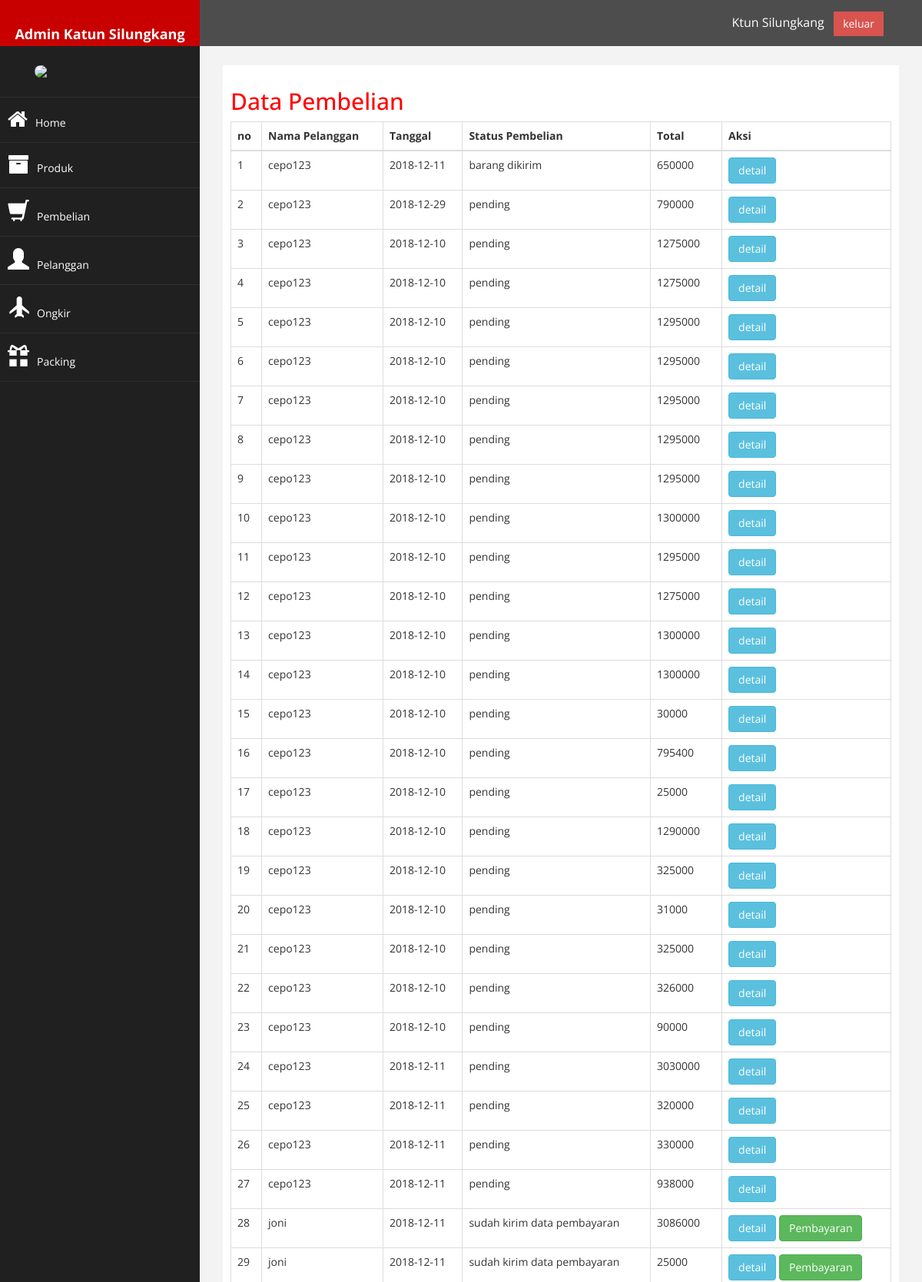
Page /admin/index.php?halaman=pembelian (signed in, upper part) on the committed database.
### tables this page shows
CREATE TABLE `pembelian` (
  `id_pembelian` int(11) NOT NULL,
  `id_pelanggan` int(11) NOT NULL,
  `id_ongkir` int(11) NOT NULL,
  `id_packing` int(11) NOT NULL,
  `tanggal_pembelian` date NOT NULL,
  `total_pembelian` int(11) NOT NULL,
  `nama_kota` varchar(100) NOT NULL,
  `tarif` int(11) NOT NULL,
  `jenis_packing` varchar(100) NOT NULL,
  `tarif_packing` int(11) NOT NULL,
  `alamat_pengiriman` text NOT NULL,
  `status_pembelian` varchar(100) NOT NULL DEFAULT 'pending',
  `resi_pengiriman` int(50) NOT NULL
);

CREATE TABLE `pelanggan` (
  `id_pelanggan` int(11) NOT NULL,
  `email_pelanggan` varchar(100) NOT NULL,
  `password_pelanggan` varchar(50) NOT NULL,
  `nama_pelanggan` varchar(100) NOT NULL,
  `telepon_pelanggan` varchar(25) NOT NULL,
  `alamat_pelanggan` text NOT NULL
);

### admin/pembelian.php (the view)
<h2>Data Pembelian</h2>
<table class="table table-bordered">
	<thead>
		<tr>
			<th>no</th>
			<th>Nama Pelanggan</th>
			<th>Tanggal</th>
			<th>Status Pembelian</th>
			<th>Total</th>
			<th>Aksi</th>
		</tr>
	</thead>
	<tbody>
		<?php $nomor=1; ?>
		<?php $ambil=$koneksi->query("SELECT * FROM pembelian JOIN pelanggan ON pembelian.id_pelanggan=pelanggan.id_pelanggan"); ?>
		<?php while($pecah = $ambil->fetch_assoc()){ ?>
		<tr>
			<td><?php echo $nomor; ?></td>
			<td><?php echo $pecah['nama_pelanggan']; ?></td>
				<td><?php echo $pecah['tanggal_pembelian']; ?></td>
			<td><?php echo $pecah['status_pembelian']; ?></td>
			<td><?php echo $pecah['total_pembelian']; ?></td>
			<td>
				<a href="index.php?halaman=detail&id=<?php echo $pecah['id_pembelian']; ?>" class="btn btn-info">detail</a>
			<?php if($pecah['status_pembelian']=="sudah kirim data pembayaran"): ?>
				<a href="index.php?halaman=pembayaran&id=<?php echo $pecah['id_pembelian'] ?>" class="btn btn-success">Pembayaran</a>
			<?php endif ?>
			</td>
		</tr>
		<?php $nomor++; ?>
		<?php } ?>
	</tbody>
</table>

### admin/assets/css/custom.css (style rules this page uses)
body { font-family: 'Open Sans', sans-serif; }
h2 { color: #f00; }

### rows in the picture
pembelian: id_pelanggan.nama_pelanggan "cepo123", tanggal_pembelian "2018-12-11", status_pembelian "barang dikirim", total_pembelian "650000"
pembelian: id_pelanggan.nama_pelanggan "cepo123", tanggal_pembelian "2018-12-29", status_pembelian "pending", total_pembelian "790000"
pembelian: id_pelanggan.nama_pelanggan "cepo123", tanggal_pembelian "2018-12-10", status_pembelian "pending", total_pembelian "1275000"
pembelian: id_pelanggan.nama_pelanggan "cepo123", tanggal_pembelian "2018-12-10", status_pembelian "pending", total_pembelian "1275000"
pembelian: id_pelanggan.nama_pelanggan "cepo123", tanggal_pembelian "2018-12-10", status_pembelian "pending", total_pembelian "1295000"
pembelian: id_pelanggan.nama_pelanggan "cepo123", tanggal_pembelian "2018-12-10", status_pembelian "pending", total_pembelian "1295000"
pembelian: id_pelanggan.nama_pelanggan "cepo123", tanggal_pembelian "2018-12-10", status_pembelian "pending", total_pembelian "1295000"
pembelian: id_pelanggan.nama_pelanggan "cepo123", tanggal_pembelian "2018-12-10", status_pembelian "pending", total_pembelian "1295000"
pembelian: id_pelanggan.nama_pelanggan "cepo123", tanggal_pembelian "2018-12-10", status_pembelian "pending", total_pembelian "1295000"
pembelian: id_pelanggan.nama_pelanggan "cepo123", tanggal_pembelian "2018-12-10", status_pembelian "pending", total_pembelian "1300000"
pembelian: id_pelanggan.nama_pelanggan "cepo123", tanggal_pembelian "2018-12-10", status_pembelian "pending", total_pembelian "1295000"
pembelian: id_pelanggan.nama_pelanggan "cepo123", tanggal_pembelian "2018-12-10", status_pembelian "pending", total_pembelian "1275000"
pembelian: id_pelanggan.nama_pelanggan "cepo123", tanggal_pembelian "2018-12-10", status_pembelian "pending", total_pembelian "1300000"
pembelian: id_pelanggan.nama_pelanggan "cepo123", tanggal_pembelian "2018-12-10", status_pembelian "pending", total_pembelian "1300000"
pembelian: id_pelanggan.nama_pelanggan "cepo123", tanggal_pembelian "2018-12-10", status_pembelian "pending", total_pembelian "30000"
pembelian: id_pelanggan.nama_pelanggan "cepo123", tanggal_pembelian "2018-12-10", status_pembelian "pending", total_pembelian "795400"
pembelian: id_pelanggan.nama_pelanggan "cepo123", tanggal_pembelian "2018-12-10", status_pembelian "pending", total_pembelian "25000"
pembelian: id_pelanggan.nama_pelanggan "cepo123", tanggal_pembelian "2018-12-10", status_pembelian "pending", total_pembelian "1290000"
pembelian: id_pelanggan.nama_pelanggan "cepo123", tanggal_pembelian "2018-12-10", status_pembelian "pending", total_pembelian "325000"
pembelian: id_pelanggan.nama_pelanggan "cepo123", tanggal_pembelian "2018-12-10", status_pembelian "pending", total_pembelian "31000"
pembelian: id_pelanggan.nama_pelanggan "cepo123", tanggal_pembelian "2018-12-10", status_pembelian "pending", total_pembelian "325000"
pembelian: id_pelanggan.nama_pelanggan "cepo123", tanggal_pembelian "2018-12-10", status_pembelian "pending", total_pembelian "326000"
pembelian: id_pelanggan.nama_pelanggan "cepo123", tanggal_pembelian "2018-12-10", status_pembelian "pending", total_pembelian "90000"
pembelian: id_pelanggan.nama_pelanggan "cepo123", tanggal_pembelian "2018-12-11", status_pembelian "pending", total_pembelian "3030000"
pembelian: id_pelanggan.nama_pelanggan "cepo123", tanggal_pembelian "2018-12-11", status_pembelian "pending", total_pembelian "320000"
pembelian: id_pelanggan.nama_pelanggan "cepo123", tanggal_pembelian "2018-12-11", status_pembelian "pending", total_pembelian "330000"
pembelian: id_pelanggan.nama_pelanggan "cepo123", tanggal_pembelian "2018-12-11", status_pembelian "pending", total_pembelian "938000"
pembelian: id_pelanggan.nama_pelanggan "joni", tanggal_pembelian "2018-12-11", status_pembelian "sudah kirim data pembayaran", total_pembelian "3086000"
pembelian: id_pelanggan.nama_pelanggan "joni", tanggal_pembelian "2018-12-11", status_pembelian "sudah kirim data pembayaran", total_pembelian "25000"
